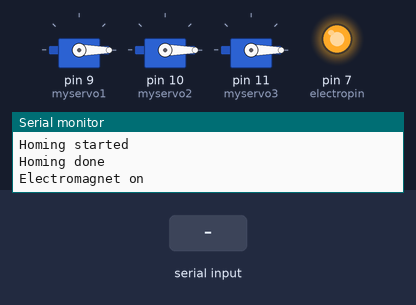
Recording of a sketch running on a simulated Arduino Uno, built with avr-gcc and run on an emulated ATmega328P. Shown: 3 × servo, output pins drawn as LEDs (lit = HIGH), the last lines printed to the serial monitor. Inputs (shaded band) come from the test bench.

Above: at 1.25 s.
1.3 s: "90,45\n" received over Serial
At 1.51 s:
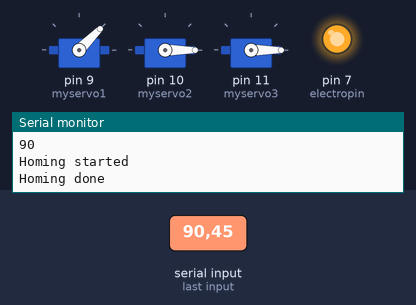
3.0 s: "200\n" received over Serial
At 3.9 s:
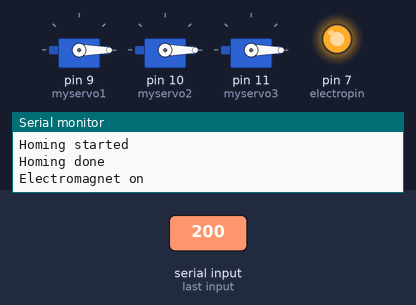
4.5 s: "30,150\n" received over Serial
At 4.71 s:
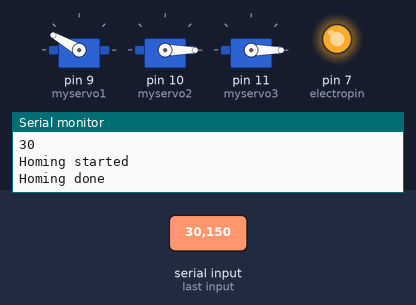
Timing chart, 0 to 7.5 s (numbered marks = the images above; inputs shaded):
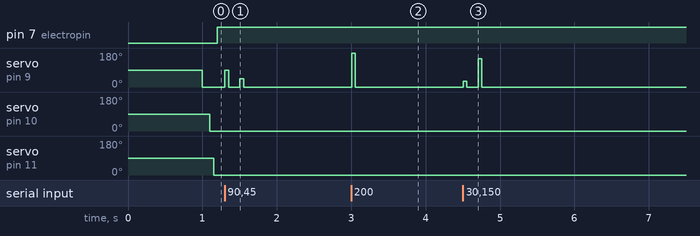

Measured:
- after the input at 1.3 s, servo on pin 9 (myservo1): 0° → 90° at once, → 0° 0.05 s later, → 45° 0.15 s later, → 0° 0.05 s later
- after the input at 3.0 s, servo on pin 9 (myservo1): 0° → 180° at once, → 0° 0.05 s later
- after the input at 4.5 s, servo on pin 9 (myservo1): 0° → 30° at once, → 0° 0.05 s later, → 150° 0.15 s later, → 0° 0.05 s later

The sketch:

Nicholas_Robot_Arm.ino
```cpp
#include <Servo.h>

Servo myservo1;
Servo myservo2;
Servo myservo3;
int keyboard_input = 0;
int electropin = 7;

void setup() {
  // put your setup code here, to run once:
pinMode(electropin, OUTPUT);
myservo1.attach(9);
myservo2.attach(10);
myservo3.attach(11);
Serial.begin(9600);
Serial.println("Setup done");
}

void loop() {
  // put your main code here, to run repeatedly:
keyboard_input = Serial.parseInt();
Serial.println(keyboard_input);
if (keyboard_input > 180 or keyboard_input < 0) {
  Serial.println("Out of range");
}
myservo1.write(keyboard_input);
delay(50);
homing();
electromagnet_on();
}

void test_electromagnet() {
digitalWrite(electropin, HIGH);
Serial.println("Electromagnet on");
delay(5000);
digitalWrite(electropin, LOW);
Serial.println("Electromagnet off");
delay(5000);
}

void electromagnet_on() {
digitalWrite(electropin, HIGH);
Serial.println("Electromagnet on");
}

void electromagnet_off() {
digitalWrite(electropin, LOW);
Serial.println("Electromagnet off");
}

void homing() {
  Serial.println("Homing started");
  myservo1.write(0);
  delay(50);
  myservo2.write(0);
  delay(50);
  myservo3.write(0);
  delay(50);
  Serial.println("Homing done");
}

void test_servo_all() {
for(int counter = 0; counter <= 180; counter = counter + 1){
  myservo1.write(counter);
  myservo2.write(counter);
  myservo3.write(counter);
  delay(50);
  Serial.println(counter);
}
for(int counter = 180; counter >= 0; counter = counter - 1){
  myservo1.write(counter);
  myservo2.write(counter);
  myservo3.write(counter);
  delay(50);
  Serial.println(counter);
}
}

void test_servo1() {
for(int counter = 0; counter <= 180; counter = counter + 1){
  myservo1.write(counter);
  delay(50);
  Serial.println(counter);
}
for(int counter = 180; counter >= 0; counter = counter - 1){
  myservo1.write(counter);
  delay(50);
  Serial.println(counter);
}
}

void test_servo2() {
  for(int counter = 0; counter <= 180; counter = counter + 1){
  myservo2.write(counter);
  delay(50);
  Serial.println(counter);
}
for(int counter = 180; counter >= 0; counter = counter - 1){
  myservo2.write(counter);
  delay(50);
  Serial.println(counter);
}
}
void test_servo3() {
  for(int counter = 0; counter <= 180; counter = counter + 1){
  myservo3.write(counter);
  delay(50);
  Serial.println(counter);
}
for(int counter = 180; counter >= 0; counter = counter - 1){
  myservo3.write(counter);
  delay(50);
  Serial.println(counter);
}
}
```
